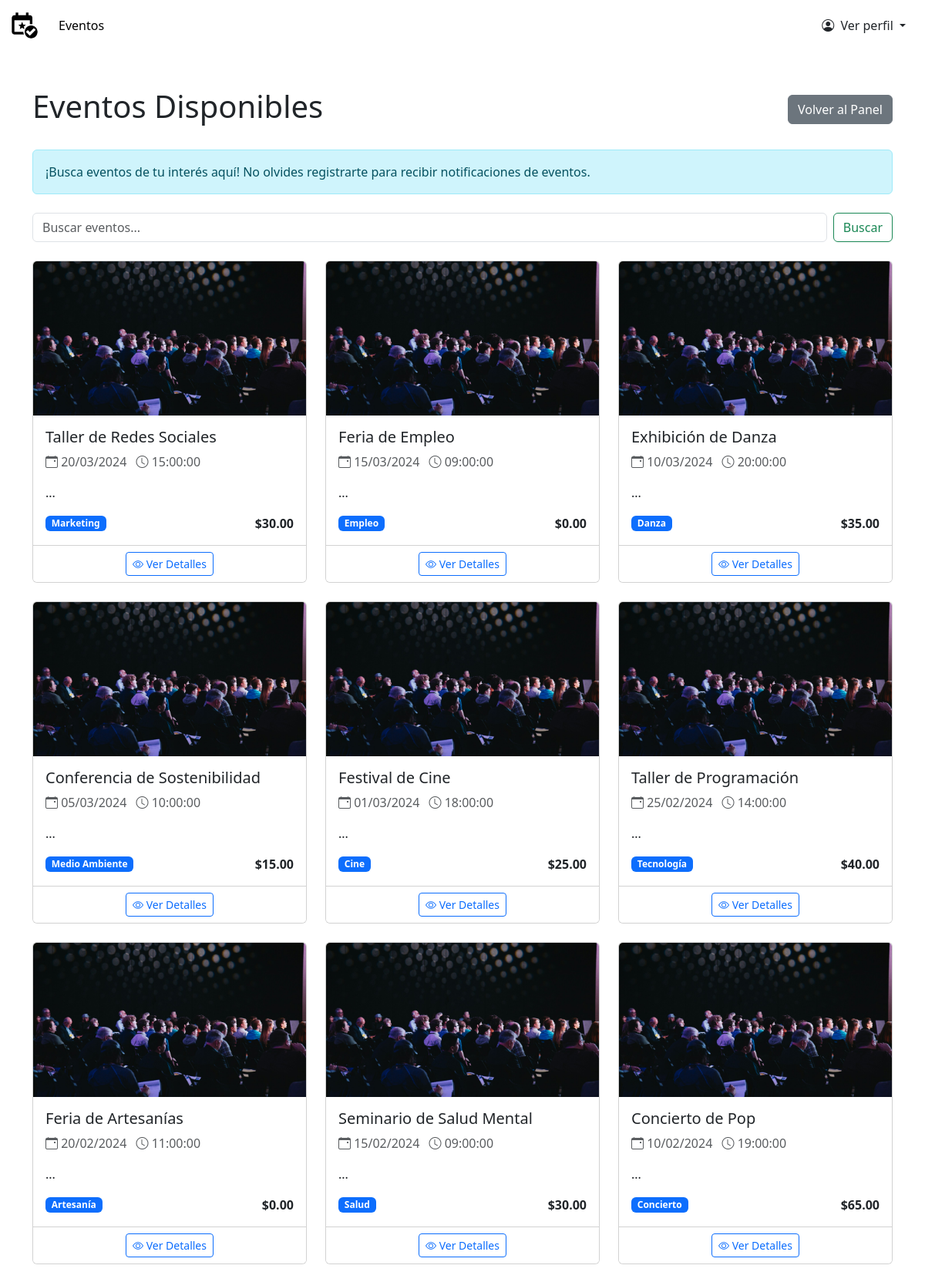
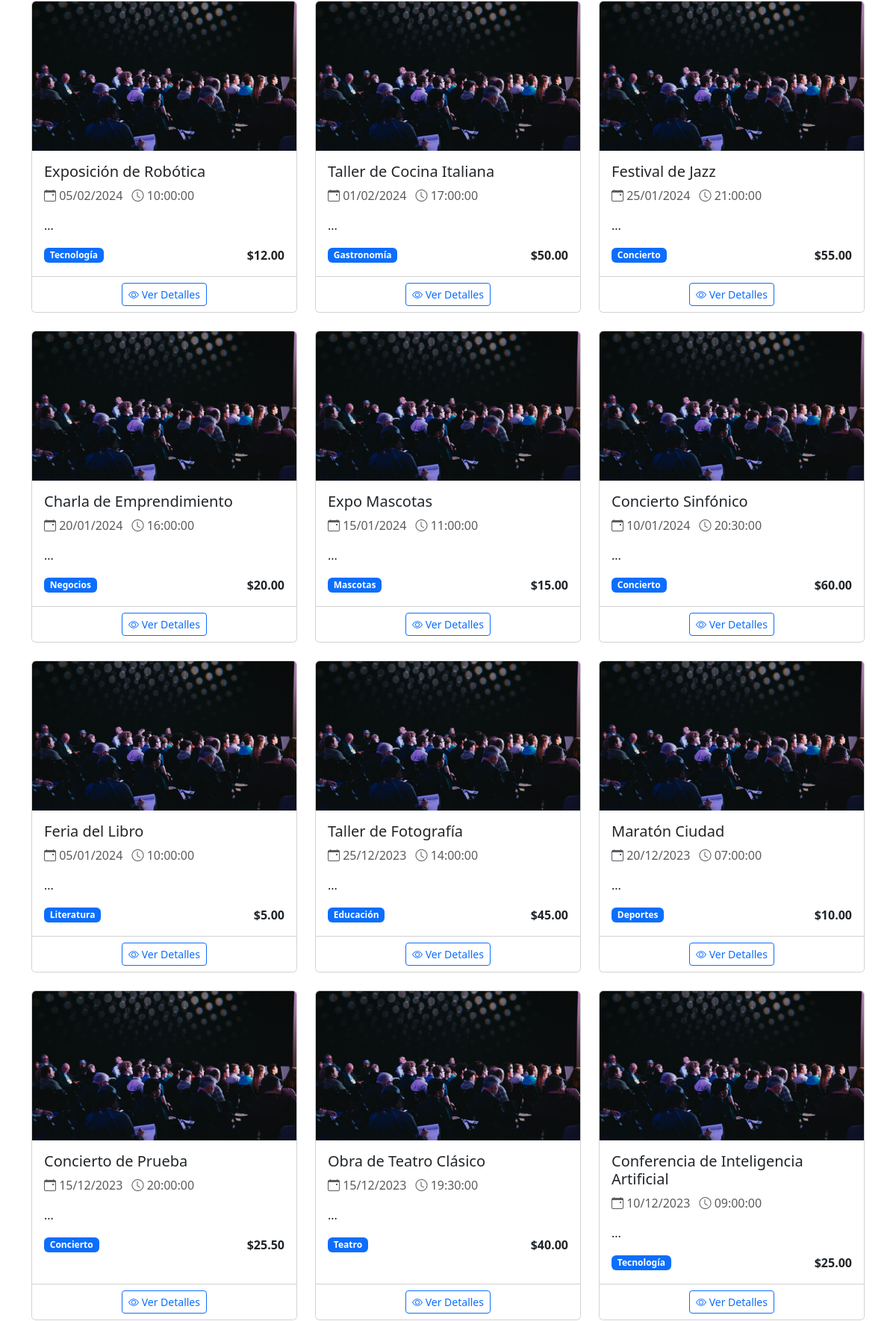
Screenshot of /views/cliente/ver_evento.php (signed in, upper part) with the database file from the repository (2 pictures, top to bottom).
### tables this page shows
CREATE TABLE IF NOT EXISTS evento (
                                      id_evento INT PRIMARY KEY AUTO_INCREMENT,
                                      titulo VARCHAR(200) NOT NULL,
    descripcion TEXT NOT NULL,
    fecha DATE NOT NULL,
    hora TIME NOT NULL,
    ubicacion VARCHAR(200) NOT NULL,
    categoria VARCHAR(50) NOT NULL,
    precio DECIMAL(10,2) NOT NULL,
    imagen_nombre VARCHAR(255),
    fecha_creacion TIMESTAMP DEFAULT CURRENT_TIMESTAMP,
    creado_por INT,
    FOREIGN KEY (creado_por) REFERENCES usuario(id_usuario)
    );

### models/EventoModel.php (called while the page is built, shortened)
<?php
class EventoModel
{
    public static function mdlListarEventos() {
        try {
            $conexion = Conexion::conectar();
            $stmt = $conexion->prepare("SELECT * FROM evento ORDER BY fecha DESC");
            $stmt->execute();
            return $stmt->fetchAll(PDO::FETCH_ASSOC);
        } catch (PDOException $e) {
            error_log("Error al listar eventos: " . $e->getMessage());
            return [];
        }
    }
}

### views/cliente/ver_evento.php (the view, shortened to what this page needs)
<?php
include_once "../../models/EventoModel.php";
$rol_usuario = isset($_SESSION['rol_usuario']) ? $_SESSION['rol_usuario'] : 'cliente';
$es_administrador = ($rol_usuario === 'admin' || $rol_usuario === 'organizador');
$eventos = EventoModel::mdlListarEventos();
?>
<!DOCTYPE html>
<html lang="es">
<head>
    <link href="https://cdn.jsdelivr.net/npm/bootstrap@5.3.0/dist/css/bootstrap.min.css" rel="stylesheet">
    <link rel="stylesheet" href="https://cdn.jsdelivr.net/npm/bootstrap-icons@1.11.1/font/bootstrap-icons.css">
    <link rel="stylesheet" href="../../css/main.css">
</head>
<body>
<nav class="navbar navbar-expand-md custom-navbar">
    <div class="container-fluid">
        <a class="navbar-brand" href="dashboard.php">
            <img src="../../public/logo/logo.png" alt="Logo" class="navbar-logo">
        </a>
        <div class="collapse navbar-collapse" id="navbarNav">
            <ul class="navbar-nav me-auto">
                <li class="nav-item">
                    <a class="nav-link active" href="ver_evento.php">Eventos</a>
                </li>
            </ul>
            <div class="dropdown ms-auto">
                <button class="btn dropdown-toggle profile-button" type="button" data-bs-toggle="dropdown">
                    <i class="bi bi-person-circle me-1"></i> Ver perfil
                </button>
            </div>
        </div>
    </div>
</nav>
<div class="container mt-5">
    <div class="d-flex justify-content-between align-items-center mb-4">
        <h1>Eventos Disponibles</h1>
        <a href="dashboard.php" class="btn btn-secondary">Volver al Panel</a>
    </div>
    <div class="alert alert-info mb-4">
        <p class="mb-0">¡Busca eventos de tu interés aquí! No olvides registrarte para recibir notificaciones de eventos.</p>
    </div>
    <div class="row mb-4">
        <div class="<?= $es_administrador ? 'col-md-6' : 'col-md-12' ?>">
            <form class="d-flex">
                <input class="form-control me-2" type="search" placeholder="Buscar eventos..." aria-label="Buscar">
                <button class="btn btn-outline-success" type="submit">Buscar</button>
            </form>
        </div>
    </div>
    <div class="row row-cols-1 row-cols-md-2 row-cols-lg-3 g-4">
        <?php foreach ($eventos as $evento) : ?>
            <div class="col">
                <div class="card h-100 evento-card">
                    <img src="../../public/img/eventos/<?= htmlspecialchars($evento['imagen'] ?? 'destacado1.jpg') ?>"
                         class="card-img-top evento-img" alt="<?= htmlspecialchars($evento['titulo']) ?>">
                    <div class="card-body">
                        <h5 class="card-title"><?= htmlspecialchars($evento['titulo']) ?></h5>
                        <p class="card-text text-muted">
                            <i class="bi bi-calendar-event"></i> <?= date('d/m/Y', strtotime($evento['fecha'])) ?>
                            <i class="bi bi-clock ms-2"></i> <?= htmlspecialchars($evento['hora']) ?>
                        </p>
                        <p class="card-text"><?= htmlspecialchars(substr($evento['descripción'], 0, 100)) ?>...</p>
                        <div class="d-flex justify-content-between align-items-center">
                            <span class="badge bg-primary"><?= htmlspecialchars($evento['categoria']) ?></span>
                            <span class="fw-bold">$<?= number_format($evento['precio'], 2) ?></span>
                        </div>
                    </div>
                    <div class="card-footer bg-white">
                        <div class="d-flex justify-content-<?= $es_administrador ? 'between' : 'center' ?>">
                            <a href="ver_evento.php?action=ver&id=<?= $evento['id_evento'] ?>" class="btn btn-sm btn-outline-primary">
                                <i class="bi bi-eye"></i> Ver Detalles
                            </a>
                        </div>
                    </div>
                </div>
            </div>
        <?php endforeach; ?>
    </div>
</div>
</body>
</html>

### views/cliente/ver_evento.php (style rules this page uses)
.navbar-logo { height: 40px !important; width: auto !important; object-fit: contain !important; }
.evento-card { transition: transform 0.3s; }
.evento-img { height: 200px; object-fit: cover; }

### rows the page displays
evento: titulo "Taller de Redes Sociales", fecha "20/03/2024", hora "15:00:00", categoria "Marketing", precio "30.00"
evento: titulo "Feria de Empleo", fecha "15/03/2024", hora "09:00:00", categoria "Empleo", precio "0.00"
evento: titulo "Exhibición de Danza", fecha "10/03/2024", hora "20:00:00", categoria "Danza", precio "35.00"
evento: titulo "Conferencia de Sostenibilidad", fecha "05/03/2024", hora "10:00:00", categoria "Medio Ambiente", precio "15.00"
evento: titulo "Festival de Cine", fecha "01/03/2024", hora "18:00:00", categoria "Cine", precio "25.00"
evento: titulo "Taller de Programación", fecha "25/02/2024", hora "14:00:00", categoria "Tecnología", precio "40.00"
evento: titulo "Feria de Artesanías", fecha "20/02/2024", hora "11:00:00", categoria "Artesanía", precio "0.00"
evento: titulo "Seminario de Salud Mental", fecha "15/02/2024", hora "09:00:00", categoria "Salud", precio "30.00"
evento: titulo "Concierto de Pop", fecha "10/02/2024", hora "19:00:00", categoria "Concierto", precio "65.00"
evento: titulo "Exposición de Robótica", fecha "05/02/2024", hora "10:00:00", categoria "Tecnología", precio "12.00"
evento: titulo "Taller de Cocina Italiana", fecha "01/02/2024", hora "17:00:00", categoria "Gastronomía", precio "50.00"
evento: titulo "Festival de Jazz", fecha "25/01/2024", hora "21:00:00", categoria "Concierto", precio "55.00"
evento: titulo "Charla de Emprendimiento", fecha "20/01/2024", hora "16:00:00", categoria "Negocios", precio "20.00"
evento: titulo "Expo Mascotas", fecha "15/01/2024", hora "11:00:00", categoria "Mascotas", precio "15.00"
evento: titulo "Concierto Sinfónico", fecha "10/01/2024", hora "20:30:00", categoria "Concierto", precio "60.00"
evento: titulo "Feria del Libro", fecha "05/01/2024", hora "10:00:00", categoria "Literatura", precio "5.00"
evento: titulo "Taller de Fotografía", fecha "25/12/2023", hora "14:00:00", categoria "Educación", precio "45.00"
evento: titulo "Maratón Ciudad", fecha "20/12/2023", hora "07:00:00", categoria "Deportes", precio "10.00"
evento: titulo "Concierto de Prueba", fecha "15/12/2023", hora "20:00:00", categoria "Concierto", precio "25.50"
evento: titulo "Obra de Teatro Clásico", fecha "15/12/2023", hora "19:30:00", categoria "Teatro", precio "40.00"
evento: titulo "Conferencia de Inteligencia Artificial", fecha "10/12/2023", hora "09:00:00", categoria "Tecnología", precio "25.00"
